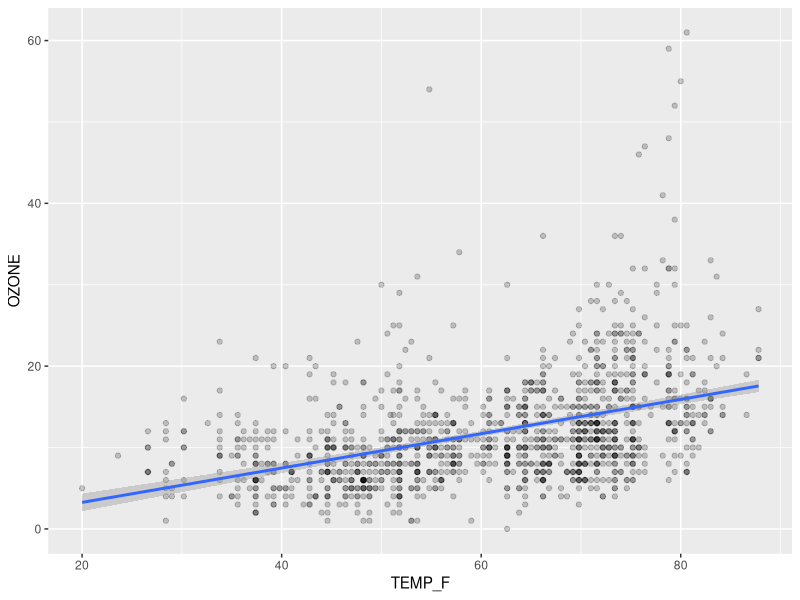

Source code (R): (Note: this script raises an error after producing the figure.)
## ---- chunk 1
knitr::opts_chunk$set(echo = TRUE, warning = F, message = F, eval = FALSE)
knitr::opts_chunk$set(fig.width = 11, fig.height = 6) 
## ---- chunk 2
library(readr)

#Below is an example of reading in a .csv file
air_data <- read_csv("data/OZONE_samples.csv")
## ---- chunk 3
library(ggplot2)

#Remember the ggplot sandwich!
ggplot(air_data, aes(x = TEMP_F, y = OZONE)) + 
    geom_point(alpha = 0.2) +
    geom_smooth(method = "lm")
## ---- chunk 4
library(dplyr)

# Examples of common issues are below
# Drop values out of range
air_data <- air_data %>% filter(OZONE > 0, TEMP_F < 199) 

# Convert all samples to PPB
air_data <- air_data %>% 
            mutate(OZONE = ifelse(UNITS == "PPM", OZONE * 1000, 
                                  OZONE)) 
## ---- chunk 5

# If we facet the data by Site, we can eliminate the noise caused from different sites to gain a better understanding of the relationship
ggplot(air_data, aes(x = TEMP_F, y = OZONE)) + 
    geom_point(alpha = 0.2, size = 3) +
    geom_smooth(method = "lm") + 
    facet_wrap(~SITE) +
    labs(title = "Ozone increases with temperature", 
         subtitle = "Observations from 2015-2017")
## ---- chunk 6
air_data <- air_data %>% 
            group_by(SITE, YEAR) %>% 
            summarize(AVG_OZONE = mean(OZONE) %>% round(2),
                      AVG_TEMP  = mean(TEMP_F) %>% round(2))
## ---- chunk 7
air_data %>% write_csv("results/2015-17_ozone_summary.csv")
## ---- chunk 8
ggsave("results/2015-2017 - Ozone vs Temp.pdf")
